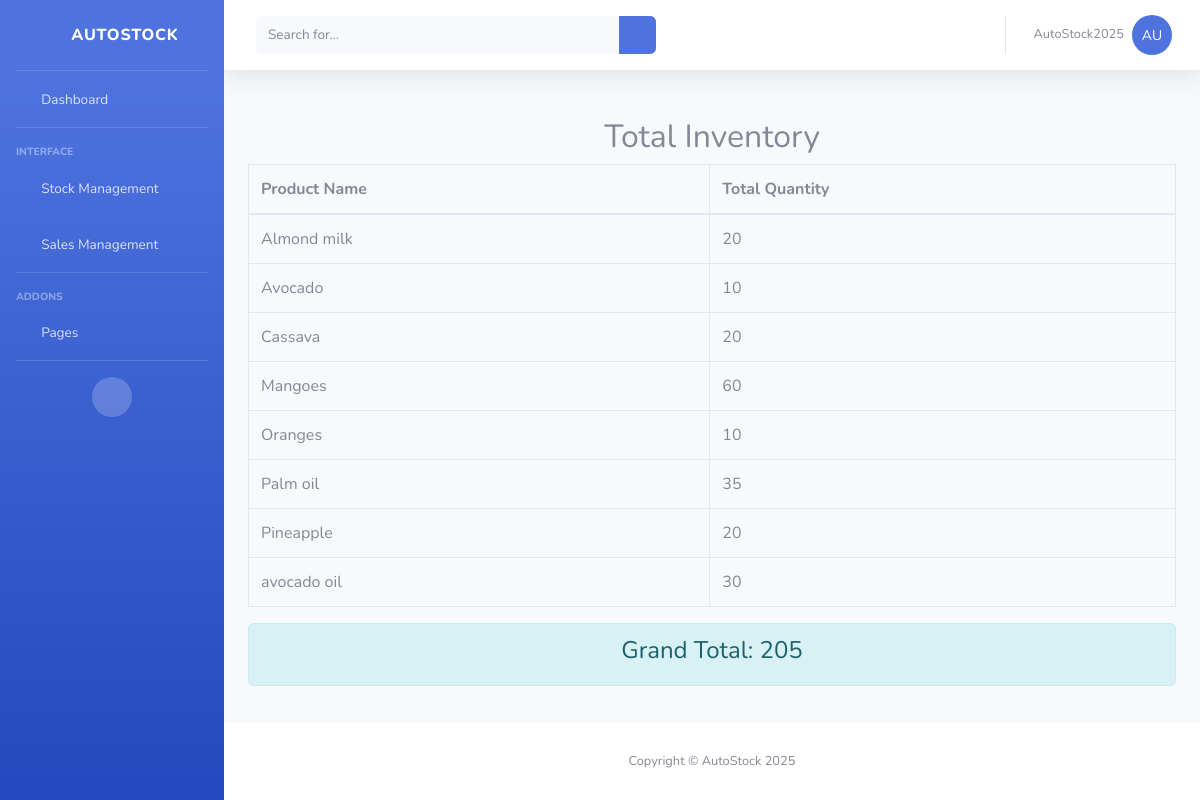
/totalstock/ (signed in), run on the app's committed database.
### autoapp/models.py (models this page shows, shortened)
class Stock(models.Model):
     product = models. CharField(max_length=100)
     quantity = models.IntegerField()
     price = models.DecimalField(max_digits=12, decimal_places=2)
     buyingprice = models.DecimalField(max_digits=12, decimal_places=2, default=0.00)
     name = models.CharField(max_length=100)
     date = models.DateField(auto_now_add=True)

### autoapp/views.py (the view)
    def wrapper(request, *args, **kwargs):
        if not request.user.is_superuser and request.user.employeeprofile.role != 'boss':
            return HttpResponseForbidden("You do not have permission to access this page.")
        return function(request, *args, **kwargs)

### autoapp/views.py (called while the page is built)
def boss_required(function):
    def wrapper(request, *args, **kwargs):
        if not request.user.is_superuser and request.user.employeeprofile.role != 'boss':
            return HttpResponseForbidden("You do not have permission to access this page.")
        return function(request, *args, **kwargs)
    return wrapper

@boss_required
def totalstock(request):
    total_per_product = Stock.objects.values('product').annotate(total_quantity=Sum('quantity'))
    grand_total = Stock.objects.aggregate(grand_total=Sum('quantity'))['grand_total'] or 0
    return render(request, 'totalstock.html', {'total_per_product': total_per_product, 'grand_total': grand_total})

### template/totalstock.html (shortened to what this page needs)
<!DOCTYPE html>
<html lang="en">
<head>
    {% load static %}
    <link href="{% static 'vendor/fontawesome-free/css/all.min.css' %}" rel="stylesheet" type="text/css">
    <link href="{% static 'css/sb-admin-2.min.css' %}" rel="stylesheet">
    <link href="{% static 'vendor/datatables/dataTables.bootstrap4.min.css' %}" rel="stylesheet">
</head>
<body id="page-top">
    <div id="wrapper">
        <ul class="navbar-nav bg-gradient-primary sidebar sidebar-dark accordion" id="accordionSidebar">
            <a class="sidebar-brand d-flex align-items-center justify-content-center" href="{% url 'index' %}">
                <div class="sidebar-brand-icon rotate-n-15">
                   <i class="fas fa-chart-line"></i>
                </div>
                <div class="sidebar-brand-text mx-3">AutoStock <sup></sup></div>
            </a>
            <hr class="sidebar-divider my-0">
            <li class="nav-item">
                <a class="nav-link" href="{% url 'index' %}">
                    <i class="fas fa-fw fa-tachometer-alt"></i>
                    <span>Dashboard</span></a>
            </li>
            <hr class="sidebar-divider">
            <div class="sidebar-heading">
                Interface
            </div>
           <li class="nav-item">
                <a class="nav-link collapsed" href="#" data-toggle="collapse" data-target="#collapseTwo"
                    aria-expanded="true" aria-controls="collapseTwo">
                    <i class="fas fa-fw fa-cog"></i>
                    <span>Stock Management</span>
                </a>
            </li>
           <li class="nav-item">
                <a class="nav-link collapsed" href="#" data-toggle="collapse" data-target="#collapseUtilities"
                    aria-expanded="true" aria-controls="collapseUtilities">
                    <i class="fas fa-fw fa-wrench"></i>
                    <span>Sales Management</span>
                </a>
            </li>
            <hr class="sidebar-divider">
            <div class="sidebar-heading">
                Addons
            </div>
            <li class="nav-item">
                <a class="nav-link collapsed" href="#" data-toggle="collapse" data-target="#collapsePages"
                    aria-expanded="true" aria-controls="collapsePages">
                    <i class="fas fa-fw fa-folder"></i>
                    <span>Pages</span>
                </a>
            </li>
            <hr class="sidebar-divider d-none d-md-block">
            <div class="text-center d-none d-md-inline">
                <button class="rounded-circle border-0" id="sidebarToggle"></button>
            </div>
        </ul>
        <div id="content-wrapper" class="d-flex flex-column">
            <div id="content">
                <nav class="navbar navbar-expand navbar-light bg-white topbar mb-4 static-top shadow">
                    <form
                        class="d-none d-sm-inline-block form-inline mr-auto ml-md-3 my-2 my-md-0 mw-100 navbar-search">
                        <div class="input-group">
                            <input type="text" class="form-control bg-light border-0 small" placeholder="Search for..."
                                aria-label="Search" aria-describedby="basic-addon2">
                            <div class="input-group-append">
                                <button class="btn btn-primary" type="button">
                                    <i class="fas fa-search fa-sm"></i>
                                </button>
                            </div>
                        </div>
                    </form>
                    <ul class="navbar-nav ml-auto">
                        <li class="nav-item dropdown no-arrow">
                           <a class="nav-link dropdown-toggle" href="#" id="userDropdown" role="button"
                                         data-toggle="dropdown" aria-haspopup="true" aria-expanded="false">
                                          <span class="mr-2 d-none d-lg-inline text-gray-600 small">{{ user.username }}</span>
                                  {% if user.is_authenticated %}
                                      <div class="img-profile rounded-circle bg-primary text-white d-flex justify-content-center align-items-center"
                                            style="width: 40px; height: 40px; font-size: 14px;">
                                            {{ user.username|slice:":2"|upper }}
                                      </div>
                                  {% endif %}
                           </a>
                        </li>
                    </ul>
                </nav>
              <div class="container mt-5">
        <h2 class="text-center">Total Inventory</h2>
        <table class="table table-bordered">
            <thead>
                <tr>
                    <th>Product Name</th>
                    <th>Total Quantity</th>
                </tr>
            </thead>
            <tbody>
                {% for product in total_per_product %}
                <tr>
                    <td>{{ product.product }}</td>
                    <td>{{ product.total_quantity }}</td>
                </tr>
                {% endfor %}
            </tbody>
        </table>
        <div class="alert alert-info text-center">
            <h4>Grand Total: {{ grand_total }}</h4>
        </div>
    </div>
            </div>
            <footer class="sticky-footer bg-white">
                <div class="container my-auto">
                    <div class="copyright text-center my-auto">
                        <span>Copyright &copy; AutoStock 2025</span>
                    </div>
                </div>
            </footer>
        </div>
    </div>
</body>
</html>

### data on the page
Stock: product "Almond milk", total_quantity "20"
Stock: product "Avocado", total_quantity "10"
Stock: product "Cassava", total_quantity "20"
Stock: product "Oranges", total_quantity "10"
Stock: product "Pineapple", total_quantity "20"
Stock: product "avocado oil", total_quantity "30"

### other printed values
{{ user.username }} "AutoStock2025"
{{ user.username|slice:":2"|upper }} "AU"
{{ product.product }} "Mangoes" "Palm oil"
{{ product.total_quantity }} "60" "35"
{{ grand_total }} "205"
